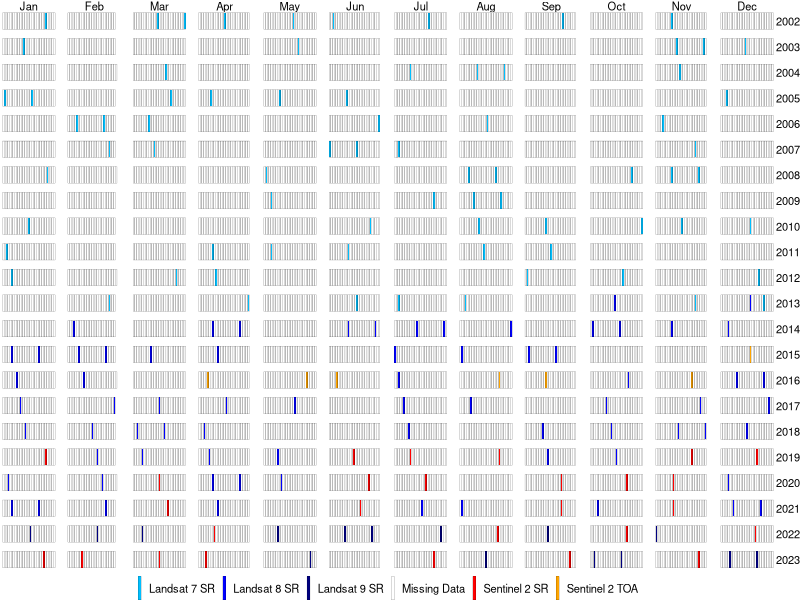
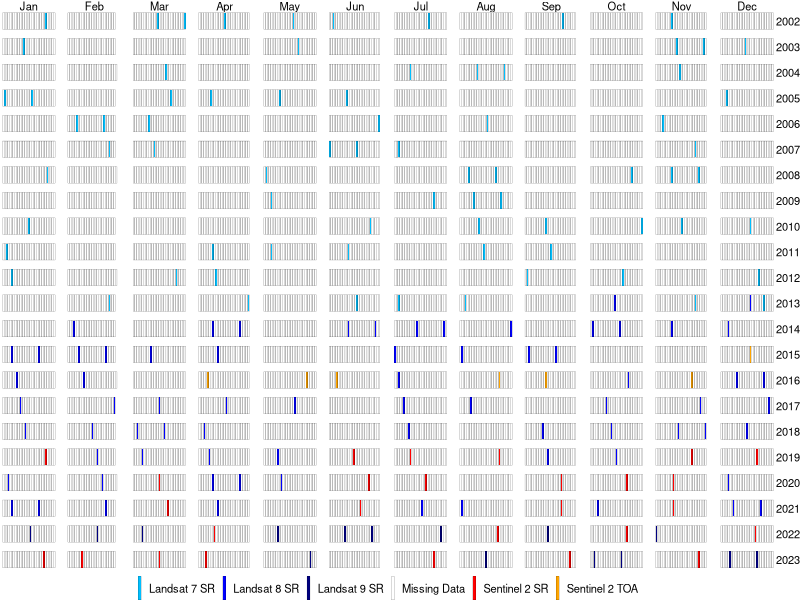

The R script that drew these images, in order:
# Aerial Imagery Data Collection EDA --------------------------------------

# Load necessary libraries
library(tidyverse)
library(cowplot)

# Creating date range
start_date <- as.Date("2002-01-01")
end_date <- as.Date("2023-12-31")
all_dates <- seq(start_date, end_date, by = "day")

# Creating dataset
df_aerial_imagery <- all_dates %>%
  as_tibble() %>% # convert to tibble
  rename(date = value) %>% # rename column as date
  mutate(year = year(date), # extracting year component from date
         month = month(all_dates, label = T), # extracting month component from date
         day = day(all_dates), # extracting days component from date
         has_data = factor(case_when(date %in% c(
                                          as.Date('2002-01-26'), as.Date('2002-03-15'), as.Date('2002-03-31'), as.Date('2002-04-16'),
                                          as.Date('2002-05-18'), as.Date('2002-06-03'), as.Date('2002-07-21'), as.Date('2002-09-23'),
                                          as.Date('2002-11-10'), # 2002 series
                                          
                                          as.Date('2003-01-13'), as.Date('2003-05-21'), as.Date('2003-11-13'), as.Date('2003-11-29'), 
                                          as.Date('2003-12-15'), # 2003 series
                                          
                                          as.Date('2004-03-20'), as.Date('2004-07-10'), as.Date('2004-08-11'), as.Date('2004-08-27'),
                                          as.Date('2004-11-15'), # 2004 series
                                          
                                          as.Date('2005-01-02'), as.Date('2005-01-18'), as.Date('2005-03-23'), as.Date('2005-04-08'),
                                          as.Date('2005-05-10'), as.Date('2005-06-11'), as.Date('2005-12-04'), # 2005 series
                                          
                                          as.Date('2006-02-06'), as.Date('2006-02-22'), as.Date('2006-03-10'), as.Date('2006-06-30'),
                                          as.Date('2006-08-17'), as.Date('2006-11-05'), # 2006 series
                                          
                                          as.Date('2007-02-25'), as.Date('2007-03-13'), as.Date('2007-06-01'), as.Date('2007-06-17'), 
                                          as.Date('2007-07-03'), as.Date('2007-11-24'), # 2007 series
                                          
                                          as.Date('2008-01-27'), as.Date('2008-05-02'), as.Date('2008-08-06'), as.Date('2008-08-22'),
                                          as.Date('2008-10-25'), as.Date('2008-11-10'), as.Date('2008-11-26'), # 2008 series
                                          
                                          as.Date('2009-05-05'), as.Date('2009-07-24'), as.Date('2009-08-09'), as.Date('2009-08-25'), # 2009 series
                                          
                                          as.Date('2010-01-16'), as.Date('2010-06-25'), as.Date('2010-08-12'), as.Date('2010-09-13'),
                                          as.Date('2010-10-31'), as.Date('2010-11-16'), as.Date('2010-12-18'), # 2010 series
                                          
                                          as.Date('2011-01-03'), as.Date('2011-04-09'), as.Date('2011-05-05'), as.Date('2011-06-12'),
                                          as.Date('2011-08-15'), as.Date('2011-09-16'), # 2011 series
                                          
                                          as.Date('2012-01-06'), as.Date('2012-03-26'), as.Date('2012-04-11'), as.Date('2012-09-02'),
                                          as.Date('2012-10-20'), as.Date('2012-12-23'), # 2012 series
                                          
                                          as.Date('2013-02-25'), as.Date('2013-04-30'), as.Date('2013-06-17'), as.Date('2013-07-03'),
                                          as.Date('2013-08-04'), as.Date('2013-11-24'), as.Date('2013-12-26') # 2013 series
                                          ) ~ 'Landsat 7 SR', # all the above imageries collected from L7 SR satellite
                                     
                                     date %in% c(
                                          as.Date('2013-10-15'), as.Date('2013-12-18'), # 2013 series
                                                 
                                          as.Date('2014-02-04'), as.Date('2014-04-09'), as.Date('2014-04-25'), as.Date('2014-06-12'), 
                                          as.Date('2014-06-28'), as.Date('2014-07-14'), as.Date('2014-07-30'), as.Date('2014-08-31'),
                                          as.Date('2014-10-02'), as.Date('2014-10-18'), as.Date('2014-11-10'), as.Date('2014-12-05'), # 2014 series
                                          
                                          as.Date('2015-01-06'), as.Date('2015-01-22'), as.Date('2015-02-07'), as.Date('2015-02-23'),
                                          as.Date('2015-03-11'), as.Date('2015-04-12'), as.Date('2015-07-01'), as.Date('2015-08-02'),
                                          as.Date('2015-09-03'), as.Date('2015-09-19'), # 2015 series
                                          
                                          as.Date('2016-01-09'), as.Date('2016-02-10'), as.Date('2016-07-03'), as.Date('2016-10-23'),
                                          as.Date('2016-12-10'), as.Date('2016-12-26'), # 2016 series
                                          
                                          as.Date('2017-01-11'), as.Date('2017-02-28'), as.Date('2017-03-16'), as.Date('2017-04-17'),
                                          as.Date('2017-05-19'), as.Date('2017-07-06'), as.Date('2017-08-07'), as.Date('2017-10-10'),
                                          as.Date('2017-11-27'), as.Date('2017-12-29'), # 2017 series
                                          
                                          as.Date('2018-01-14'), as.Date('2018-02-15'), as.Date('2018-03-03'), as.Date('2018-03-19'),
                                          as.Date('2018-04-04'), as.Date('2018-07-09'), as.Date('2018-09-11'), as.Date('2018-10-13'),
                                          as.Date('2018-11-14'), as.Date('2018-11-30'), as.Date('2018-12-16'), # 2018 series
                                          
                                          as.Date('2019-02-18'), as.Date('2019-03-06'), as.Date('2019-04-07'), as.Date('2019-05-09'),
                                          as.Date('2019-09-14'), as.Date('2019-10-16'), # 2019 series
                                          
                                          as.Date('2020-01-04'), as.Date('2020-02-21'), as.Date('2020-04-09'), as.Date('2020-04-25'),
                                          as.Date('2020-05-11'), as.Date('2020-12-05'), # 2020 series
                                          
                                          as.Date('2021-01-06'), as.Date('2021-01-22'), as.Date('2021-02-23'), as.Date('2021-04-12'), 
                                          as.Date('2021-07-17'), as.Date('2021-08-02'), as.Date('2021-10-05'), as.Date('2021-12-08'), 
                                          as.Date('2021-12-24') # 2021 series
                                          ) ~ 'Landsat 8 SR', # all the above imageries collected from L8 SR satellite
                                     
                                     date %in% c(
                                          as.Date('2022-01-17'), as.Date('2022-02-18'), as.Date('2022-03-06'), 
                                          as.Date('2022-05-09'), as.Date('2022-06-10'), as.Date('2022-06-26'), as.Date('2022-07-28'),
                                          as.Date('2022-09-14'), as.Date('2022-11-01'), # 2022 series
                                          
                                          as.Date('2023-05-28'), as.Date('2023-08-16'), as.Date('2023-10-03'), as.Date('2023-10-19'),
                                          as.Date('2023-12-06'), as.Date('2023-12-22') # 2023 series
                                          ) ~ 'Landsat 9 SR', # all the above imageries collected from L9 SR satellite
                                     
                                     date %in% c(
                                          as.Date('2015-12-18'), # 2015 series
                                          
                                          as.Date('2016-04-06'), as.Date('2016-05-26'), as.Date('2016-06-05'), as.Date('2016-08-24'),
                                          as.Date('2016-09-13'), as.Date('2016-11-22'), as.Date('2016-04-06') # 2016 series
                                          ) ~ 'Sentinel 2 TOA', # all the above imageries collected from S2 TOA satellite
                                     
                                     date %in% c(
                                          as.Date('2019-01-26'), as.Date('2019-06-15'), as.Date('2019-07-10'), as.Date('2019-08-24'),
                                          as.Date('2019-11-22'), as.Date('2019-12-22'), # 2019 series
                                          
                                          as.Date('2020-03-16'), as.Date('2020-06-24'), as.Date('2020-07-19'), as.Date('2020-09-22'),
                                          as.Date('2020-10-22'), as.Date('2020-11-11'), # 2020 series
                                          
                                          as.Date('2021-03-21'), as.Date('2021-06-19'), as.Date('2021-09-22'), as.Date('2021-11-11'), # 2021 series
                                          
                                          as.Date('2022-04-10'), as.Date('2022-08-23'), as.Date('2022-10-22'), as.Date('2022-12-21'),  # 2022 series
                                          
                                          as.Date('2023-01-25'), as.Date('2023-02-09'), as.Date('2023-03-16'), as.Date('2023-04-05'),
                                          as.Date('2023-07-24'), as.Date('2023-09-27'), as.Date('2023-11-26')
                                          ) ~ 'Sentinel 2 SR', # all the above imageries collected from S2 SR satellite
                                     
                              TRUE ~ 'Missing Data'))) # data collection status
  

# levels(df_aerial_imagery$has_data) 

# Plot the above
all_possible_aerial_imagery_plot <- ggplot(df_aerial_imagery, aes(x = day, y = 22, fill = has_data)) +
  geom_tile(color = "black", linewidth = .05) +
  scale_fill_manual(labels= c("Landsat 7 SR", "Landsat 8 SR", "Landsat 9 SR", "Missing Data", "Sentinel 2 SR", "Sentinel 2 TOA"), 
                    values = c("deepskyblue", "blue", 'navyblue', 'white', 'red', 'orange')) +
  facet_grid(year ~ month) +
  theme_void()+
  theme(legend.position = 'bottom',
        legend.title = element_blank(), # remove legend title
        strip.text = element_text(size = 8),
        legend.text = element_text(size = 8)) +
  guides(fill = guide_legend(
    keyheight = unit(0.6, "cm"), # resize of icon
    keywidth = unit(0.08, "cm"), # resize icon
    nrow = 1  # force icon to unwrap to 1 row
  ))

all_possible_aerial_imagery_plot

ggsave("/Volumes/Hard Drive (29-08-22)/Data Science 2023-2024/2nd year MSc Data Science/STA5079W-DS Minor Dissertation/Figures/EDA plots/all_possible_aerial_imagery_plot.pdf", 
       plot = all_possible_aerial_imagery_plot, width = 6.56, height= 8.5)


# # No. of imagery acquired
# df_aerial_imagery %>%
#   filter(has_data != 'Missing Data') %>%
#   tally()
